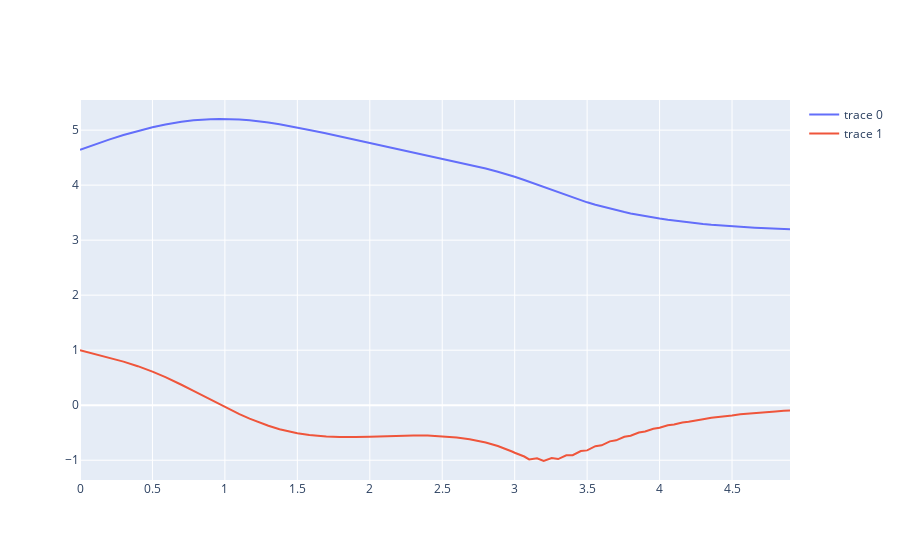

Notebook cell for this chart:
### Code cell
# ctrl = lambda x: (torch.zeros(1), torch.zeros(1), None)
ctrl = controllers.get_optimal_controller(vf)

x_traj_sim, t_traj_sim = controllers.sim_ctrl(x0, 1, pendulum.dx, ctrl, .1, 50)

fig = go.Figure()
for i in range(2):
    fig.add_trace(go.Scatter(
        x=t_traj_sim,
        y=x_traj_sim[i,:]
    ))
fig.show()
